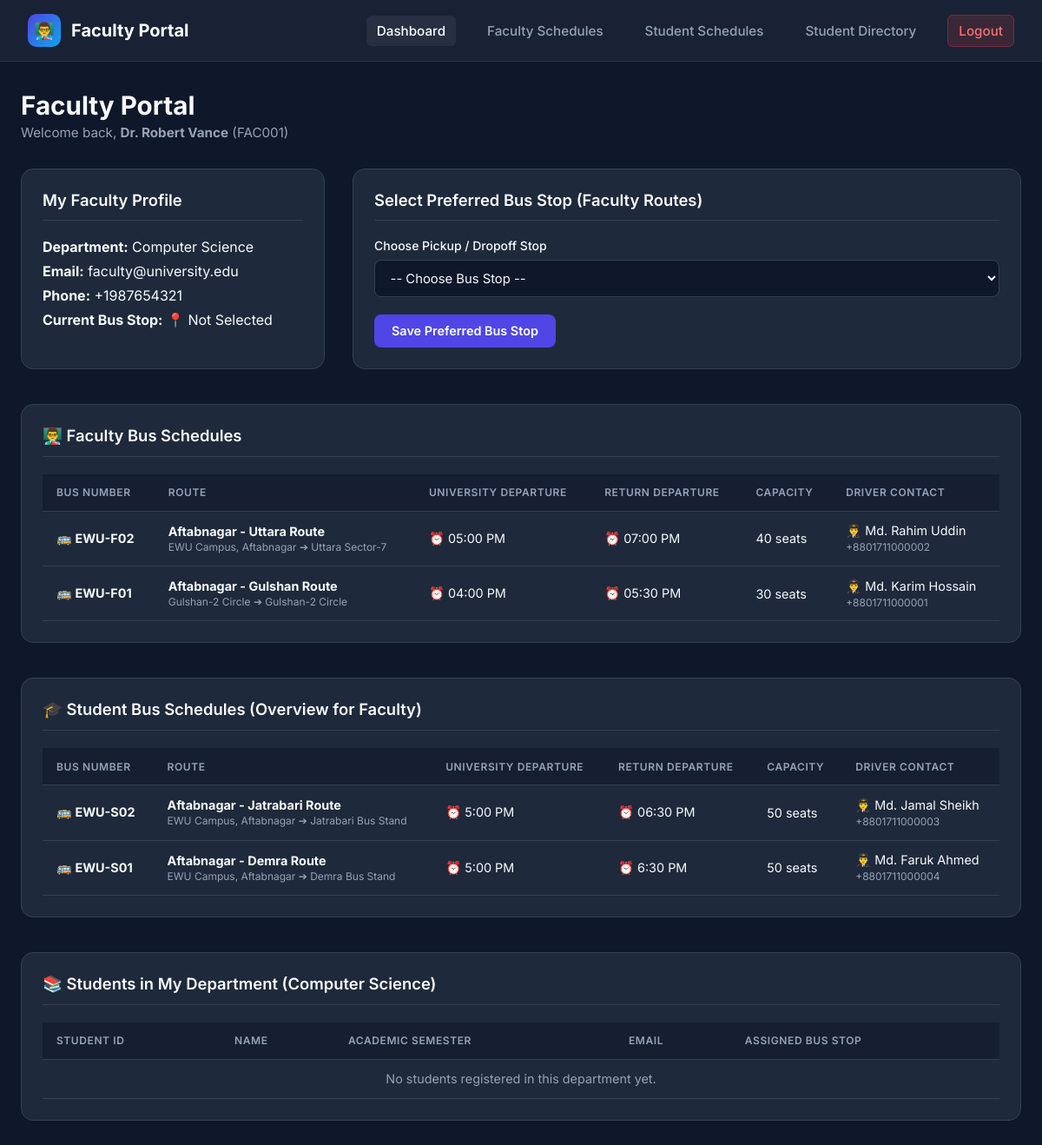
Screenshot of /faculty.php (signed in) with the database file from the repository.
### tables this page shows
CREATE TABLE `faculty` (
  `FacultyID` varchar(20) NOT NULL,
  `FullName` varchar(100) NOT NULL,
  `Department` varchar(100) NOT NULL,
  `Email` varchar(100) DEFAULT NULL,
  `Phone` varchar(20) DEFAULT NULL,
  `Password` varchar(255) NOT NULL,
  `Address` varchar(255) DEFAULT NULL,
  `StopID` int(11) DEFAULT NULL,
  PRIMARY KEY (`FacultyID`),
  UNIQUE KEY `Email` (`Email`),
  UNIQUE KEY `Phone` (`Phone`),
  KEY `StopID` (`StopID`),
  CONSTRAINT `faculty_ibfk_1` FOREIGN KEY (`StopID`) REFERENCES `busstop` (`StopID`)
);

CREATE TABLE `busschedule` (
  `ScheduleID` int(11) NOT NULL AUTO_INCREMENT,
  `BusID` int(11) NOT NULL,
  `RouteID` int(11) NOT NULL,
  `UniversityStartTime` varchar(50) NOT NULL,
  `LastStopStartTime` varchar(50) NOT NULL,
  PRIMARY KEY (`ScheduleID`),
  KEY `BusID` (`BusID`),
  KEY `RouteID` (`RouteID`),
  CONSTRAINT `busschedule_ibfk_1` FOREIGN KEY (`BusID`) REFERENCES `bus` (`BusID`),
  CONSTRAINT `busschedule_ibfk_2` FOREIGN KEY (`RouteID`) REFERENCES `route` (`RouteID`)
);

CREATE TABLE `bus` (
  `BusID` int(11) NOT NULL AUTO_INCREMENT,
  `BusNumber` varchar(50) NOT NULL,
  `BusType` enum('Student','Faculty') NOT NULL,
  `Capacity` int(11) NOT NULL,
  `DriverID` int(11) NOT NULL,
  PRIMARY KEY (`BusID`),
  UNIQUE KEY `BusNumber` (`BusNumber`),
  KEY `DriverID` (`DriverID`),
  CONSTRAINT `bus_ibfk_1` FOREIGN KEY (`DriverID`) REFERENCES `driver` (`DriverID`)
);

CREATE TABLE `route` (
  `RouteID` int(11) NOT NULL AUTO_INCREMENT,
  `RouteName` varchar(100) NOT NULL,
  `StartLocation` varchar(100) NOT NULL,
  `EndLocation` varchar(100) NOT NULL,
  `Distance` decimal(5,2) DEFAULT NULL,
  `EstimatedDuration` int(11) DEFAULT NULL,
  PRIMARY KEY (`RouteID`)
);

CREATE TABLE `driver` (
  `DriverID` int(11) NOT NULL AUTO_INCREMENT,
  `FullName` varchar(100) NOT NULL,
  `Phone` varchar(20) NOT NULL,
  `LicenseNumber` varchar(50) NOT NULL,
  `Address` varchar(255) DEFAULT NULL,
  PRIMARY KEY (`DriverID`),
  UNIQUE KEY `Phone` (`Phone`),
  UNIQUE KEY `LicenseNumber` (`LicenseNumber`)
);

### faculty.php (the view, shortened to what this page needs)
<?php
include("db.php");
$email = $_SESSION['email'];
$fac_query = "SELECT faculty.*, busstop.StopName, busstop.Location AS StopLocation
              FROM faculty
              LEFT JOIN busstop ON faculty.StopID = busstop.StopID
              WHERE faculty.Email = '$email'";
$fac_res = mysqli_query($conn, $fac_query);
$faculty = mysqli_fetch_assoc($fac_res);
$fac_schedules_query = "SELECT busschedule.*, bus.BusNumber, bus.Capacity, route.RouteName, route.StartLocation, route.EndLocation, driver.FullName AS DriverName, driver.Phone AS DriverPhone
                        FROM busschedule
                        JOIN bus ON busschedule.BusID = bus.BusID
                        JOIN route ON busschedule.RouteID = route.RouteID
                        LEFT JOIN driver ON bus.DriverID = driver.DriverID
                        WHERE bus.BusType = 'Faculty'
                        ORDER BY busschedule.ScheduleID DESC";
$fac_schedules_res = mysqli_query($conn, $fac_schedules_query);
$std_schedules_query = "SELECT busschedule.*, bus.BusNumber, bus.Capacity, route.RouteName, route.StartLocation, route.EndLocation, driver.FullName AS DriverName, driver.Phone AS DriverPhone
                        FROM busschedule
                        JOIN bus ON busschedule.BusID = bus.BusID
                        JOIN route ON busschedule.RouteID = route.RouteID
                        LEFT JOIN driver ON bus.DriverID = driver.DriverID
                        WHERE bus.BusType = 'Student'
                        ORDER BY busschedule.ScheduleID DESC";
$std_schedules_res = mysqli_query($conn, $std_schedules_query);
$dept = mysqli_real_escape_string($conn, $faculty['Department']);
$dept_students_query = "SELECT student.*, busstop.StopName FROM student LEFT JOIN busstop ON student.StopID = busstop.StopID WHERE student.Department = '$dept' ORDER BY StudentID DESC";
$dept_students_res = mysqli_query($conn, $dept_students_query);
?>
<!DOCTYPE html>
<html lang="en">
<head>
    <link rel="stylesheet" href="style.css">
</head>
<body>
    <nav class="navbar">
        <a href="faculty.php" class="brand">
            <div class="brand-icon">👨‍🏫</div>
            <span>Faculty Portal</span>
        </a>
        <ul class="nav-links">
            <li><a href="faculty.php" class="active">Dashboard</a></li>
            <li><a href="#fac-schedules">Faculty Schedules</a></li>
            <li><a href="#std-schedules">Student Schedules</a></li>
            <li><a href="#std-directory">Student Directory</a></li>
            <li><a href="logout.php" class="btn-logout">Logout</a></li>
        </ul>
    </nav>
    <div class="container">
        <div class="page-header">
            <div class="page-title">
                <h1>Faculty Portal</h1>
                <p>Welcome back, <strong><?php echo htmlspecialchars($faculty['FullName']); ?></strong> (<?php echo htmlspecialchars($faculty['FacultyID']); ?>)</p>
            </div>
        </div>
        <div class="grid-layout" style="margin-bottom:2.5rem;">
            <div class="card">
                <div class="card-title">My Faculty Profile</div>
                <p style="margin-bottom:0.5rem;"><strong>Department:</strong> <?php echo htmlspecialchars($faculty['Department']); ?></p>
                <p style="margin-bottom:0.5rem;"><strong>Email:</strong> <?php echo htmlspecialchars($faculty['Email']); ?></p>
                <p style="margin-bottom:0.5rem;"><strong>Phone:</strong> <?php echo htmlspecialchars($faculty['Phone']); ?></p>
                <p style="margin-bottom:0.5rem;"><strong>Current Bus Stop:</strong> 📍 <?php echo htmlspecialchars($faculty['StopName'] ?: 'Not Selected'); ?></p>
            </div>
            <div class="card">
                <div class="card-title">Select Preferred Bus Stop (Faculty Routes)</div>
                <form method="POST" action="faculty.php">
                    <div class="form-group">
                        <label>Choose Pickup / Dropoff Stop</label>
                        <select name="StopID" class="form-control" required>
                            <option value="">-- Choose Bus Stop --</option>
                        </select>
                    </div>
                    <button type="submit" name="update_stop" class="btn btn-primary">Save Preferred Bus Stop</button>
                </form>
            </div>
        </div>
        <div class="card" id="fac-schedules" style="margin-bottom:2.5rem;">
            <div class="card-title">👨‍🏫 Faculty Bus Schedules</div>
            <div class="table-responsive">
                <table class="table">
                    <thead>
                        <tr>
                            <th>Bus Number</th>
                            <th>Route</th>
                            <th>University Departure</th>
                            <th>Return Departure</th>
                            <th>Capacity</th>
                            <th>Driver Contact</th>
                        </tr>
                    </thead>
                    <tbody>
                        <?php if (mysqli_num_rows($fac_schedules_res) > 0): ?>
                            <?php while ($sch = mysqli_fetch_assoc($fac_schedules_res)): ?>
                                <tr>
                                    <td><strong>🚌 <?php echo htmlspecialchars($sch['BusNumber']); ?></strong></td>
                                    <td>
                                        <strong><?php echo htmlspecialchars($sch['RouteName']); ?></strong><br>
                                        <small style="color:var(--text-muted);"><?php echo htmlspecialchars($sch['StartLocation']) . " ➔ " . htmlspecialchars($sch['EndLocation']); ?></small>
                                    </td>
                                    <td>⏰ <?php echo htmlspecialchars($sch['UniversityStartTime']); ?></td>
                                    <td>⏰ <?php echo htmlspecialchars($sch['LastStopStartTime']); ?></td>
                                    <td><?php echo htmlspecialchars($sch['Capacity']); ?> seats</td>
                                    <td>
                                        <?php if ($sch['DriverName']): ?>
                                            👨‍✈️ <?php echo htmlspecialchars($sch['DriverName']); ?><br>
                                            <small style="color:var(--text-muted);"><?php echo htmlspecialchars($sch['DriverPhone']); ?></small>
                                        <?php else: ?>
                                            <span style="color:var(--text-muted);">Unassigned</span>
                                        <?php endif; ?>
                                    </td>
                                </tr>
                            <?php endwhile; ?>
                        <?php else: ?>
                            <tr>
                                <td colspan="6" style="text-align:center; color:var(--text-muted);">No faculty bus schedules available at the moment.</td>
                            </tr>
                        <?php endif; ?>
                    </tbody>
                </table>
            </div>
        </div>
        <div class="card" id="std-schedules" style="margin-bottom:2.5rem;">
            <div class="card-title">🎓 Student Bus Schedules (Overview for Faculty)</div>
            <div class="table-responsive">
                <table class="table">
                    <thead>
                        <tr>
                            <th>Bus Number</th>
                            <th>Route</th>
                            <th>University Departure</th>
                            <th>Return Departure</th>
                            <th>Capacity</th>
                            <th>Driver Contact</th>
                        </tr>
                    </thead>
                    <tbody>
                        <?php if (mysqli_num_rows($std_schedules_res) > 0): ?>
                            <?php while ($sch = mysqli_fetch_assoc($std_schedules_res)): ?>
                                <tr>
                                    <td><strong>🚌 <?php echo htmlspecialchars($sch['BusNumber']); ?></strong></td>
                                    <td>
                                        <strong><?php echo htmlspecialchars($sch['RouteName']); ?></strong><br>
                                        <small style="color:var(--text-muted);"><?php echo htmlspecialchars($sch['StartLocation']) . " ➔ " . htmlspecialchars($sch['EndLocation']); ?></small>
                                    </td>
                                    <td>⏰ <?php echo htmlspecialchars($sch['UniversityStartTime']); ?></td>
                                    <td>⏰ <?php echo htmlspecialchars($sch['LastStopStartTime']); ?></td>
                                    <td><?php echo htmlspecialchars($sch['Capacity']); ?> seats</td>
                                    <td>
                                        <?php if ($sch['DriverName']): ?>
                                            👨‍✈️ <?php echo htmlspecialchars($sch['DriverName']); ?><br>
                                            <small style="color:var(--text-muted);"><?php echo htmlspecialchars($sch['DriverPhone']); ?></small>
                                        <?php else: ?>
                                            <span style="color:var(--text-muted);">Unassigned</span>
                                        <?php endif; ?>
                                    </td>
                                </tr>
                            <?php endwhile; ?>
                        <?php else: ?>
                            <tr>
                                <td colspan="6" style="text-align:center; color:var(--text-muted);">No student bus schedules available.</td>
                            </tr>
                        <?php endif; ?>
                    </tbody>
                </table>
            </div>
        </div>
        <div class="card" id="std-directory">
            <div class="card-title">📚 Students in My Department (<?php echo htmlspecialchars($faculty['Department']); ?>)</div>
            <div class="table-responsive">
                <table class="table">
                    <thead>
                        <tr>
                            <th>Student ID</th>
                            <th>Name</th>
                            <th>Academic Semester</th>
                            <th>Email</th>
                            <th>Assigned Bus Stop</th>
                        </tr>
                    </thead>
                    <tbody>
                        <?php if (mysqli_num_rows($dept_students_res) > 0): ?>
                            <?php while ($st = mysqli_fetch_assoc($dept_students_res)): ?>
                                <tr>
                                    <td><code><?php echo htmlspecialchars($st['StudentID']); ?></code></td>
                                    <td><strong><?php echo htmlspecialchars($st['FullName']); ?></strong></td>
                                    <td>Semester <?php echo htmlspecialchars($st['AcademicSemester']); ?></td>
                                    <td><?php echo htmlspecialchars($st['Email']); ?></td>
                                    <td>📍 <?php echo htmlspecialchars($st['StopName'] ?: 'Unassigned'); ?></td>
                                </tr>
                            <?php endwhile; ?>
                        <?php else: ?>
                            <tr>
                                <td colspan="5" style="text-align:center; color:var(--text-muted);">No students registered in this department yet.</td>
                            </tr>
                        <?php endif; ?>
                    </tbody>
                </table>
            </div>
        </div>
    </div>
</body>
</html>

### rows the page displays
faculty: FullName "Dr. Robert Vance", FacultyID "FAC001", Department "Computer Science", Email "faculty@university.edu", Phone "+1987654321"
busschedule: BusID.BusNumber "EWU-F02", RouteID.RouteName "Aftabnagar - Uttara Route", RouteID.StartLocation "EWU Campus, Aftabnagar", RouteID.EndLocation "Uttara Sector-7", UniversityStartTime "05:00 PM", LastStopStartTime "07:00 PM", BusID.Capacity "40", driver.FullName "Md. Rahim Uddin", driver.Phone "+8801711000002"
busschedule: BusID.BusNumber "EWU-F01", RouteID.RouteName "Aftabnagar - Gulshan Route", RouteID.StartLocation "Gulshan-2 Circle", RouteID.EndLocation "Gulshan-2 Circle", UniversityStartTime "04:00 PM", LastStopStartTime "05:30 PM", BusID.Capacity "30", driver.FullName "Md. Karim Hossain", driver.Phone "+8801711000001"
busschedule: BusID.BusNumber "EWU-S02", RouteID.RouteName "Aftabnagar - Jatrabari Route", RouteID.StartLocation "EWU Campus, Aftabnagar", RouteID.EndLocation "Jatrabari Bus Stand", UniversityStartTime "5:00 PM", LastStopStartTime "06:30 PM", BusID.Capacity "50", driver.FullName "Md. Jamal Sheikh", driver.Phone "+8801711000003"
busschedule: BusID.BusNumber "EWU-S01", RouteID.RouteName "Aftabnagar - Demra Route", RouteID.StartLocation "EWU Campus, Aftabnagar", RouteID.EndLocation "Demra Bus Stand", UniversityStartTime "5:00 PM", LastStopStartTime "6:30 PM", BusID.Capacity "50", driver.FullName "Md. Faruk Ahmed", driver.Phone "+8801711000004"

### other values shown
$faculty['StopName'] ?: 'Not Selected' "Not Selected"
